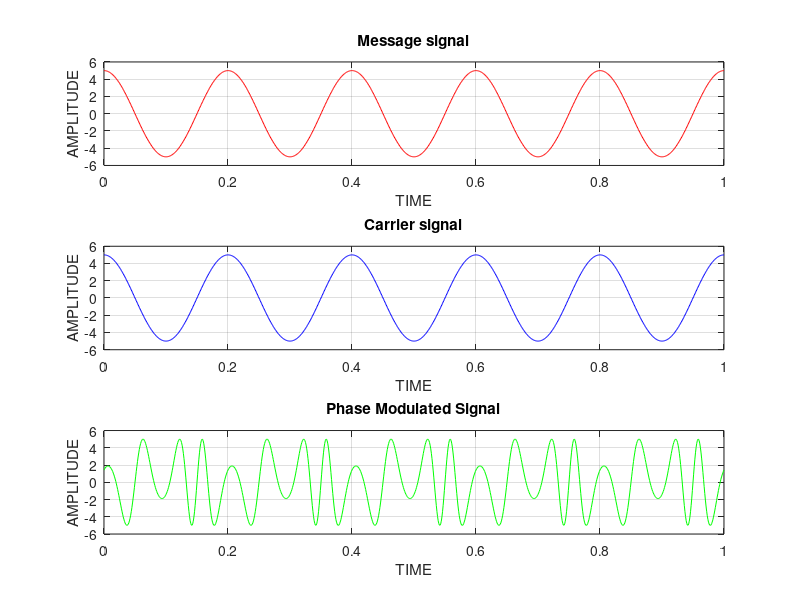

Write the MATLAB code that produced this figure.
clc;
clear all;
t=0:0.001:1;
am=input('Enter the value of am');
fm=input('Enter the value of fm');
mp=input('enter the value of mp');
ac=input('enter the value of ac');
fc=input('enter the value of fc');
x=am*cos(2*pi*fm*t);
subplot(3,1,1)
plot(t,x,'r')
title('Message signal')
xlabel('TIME')
ylabel('AMPLITUDE')
grid on
c=ac*cos(2*pi*fc*t);
subplot(3,1,2)
plot(t,c,'b')
title('Carrier signal')
xlabel('TIME')
ylabel('AMPLITUDE')
grid on
pfm=ac*cos((2*pi*t*fc)+mp*cos(2*pi*fm*t));
subplot(3,1,3)
plot(t,pfm,'g')
title('Phase Modulated Signal')
xlabel('TIME')
ylabel('AMPLITUDE')
grid on


